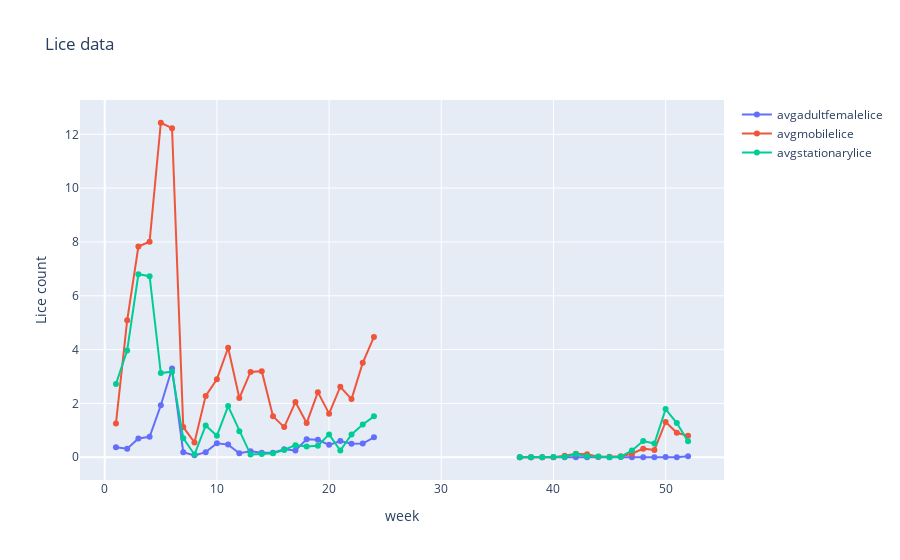

The code cell stored with this chart in its notebook:
### Code cell
cols = ['avgadultfemalelice', 'avgmobilelice', 'avgstationarylice']

# Create a plotly graph to plot the three columns in same plot. Use lineplot. Make it nice. Use lice_data

# Path: graph_nb.ipynb
import plotly.graph_objects as go
import plotly.express as px
import pandas as pd

fig = go.Figure()

for col in cols:
    fig.add_trace(go.Scatter(x=lice_data['week'], y=lice_data[col], name=col, mode = 'lines+markers'))

fig.update_layout(title='Lice data', xaxis_title='week', yaxis_title='Lice count')
fig.show()

### Figure 1 — Plotly figure (JSON) as saved in the notebook; plotly's stock layout.template omitted (floating-point values rounded to 4 significant figures)
{"data": [{"mode": "lines+markers", "name": "avgadultfemalelice", "type": "scatter", "x": [1, 2, 3, 4, 5, 6, 7, 8, 9, 10, 11, 12, 13, 14, 15, 16, 17, 18, 19, 20, 21, 22, 23, 24, 25, 26, 27, 28, 29, 30, 31, 32, 33, 34, 35, 36, 37, 38, 39, 40, 41, 42, 43, 44, 45, 46, 47, 48, 49, 50, 51, 52], "y": [0.37, 0.32, 0.7, 0.76, 1.93, 3.3, 0.19, 0.07, 0.19, 0.52, 0.47, 0.15, 0.22, 0.17, 0.17, 0.3, 0.25, 0.67, 0.65, 0.46, 0.6, 0.5, 0.51, 0.74, null, null, null, null, null, null, null, null, null, null, null, null, 0, 0, 0, 0, 0, 0, 0, 0.01, 0, 0.01, 0, 0, 0, 0.01, 0, 0.04]}, {"mode": "lines+markers", "name": "avgmobilelice", "type": "scatter", "x": [1, 2, 3, 4, 5, 6, 7, 8, 9, 10, 11, 12, 13, 14, 15, 16, 17, 18, 19, 20, 21, 22, 23, 24, 25, 26, 27, 28, 29, 30, 31, 32, 33, 34, 35, 36, 37, 38, 39, 40, 41, 42, 43, 44, 45, 46, 47, 48, 49, 50, 51, 52], "y": [1.25, 5.09, 7.83, 8.01, 12.43, 12.23, 1.12, 0.55, 2.28, 2.9, 4.07, 2.2, 3.17, 3.2, 1.52, 1.12, 2.05, 1.27, 2.42, 1.62, 2.62, 2.16, 3.51, 4.47, null, null, null, null, null, null, null, null, null, null, null, null, 0, 0, 0, 0, 0.06, 0.13, 0.11, 0.02, 0.02, 0.04, 0.13, 0.32, 0.27, 1.31, 0.91, 0.8]}, {"mode": "lines+markers", "name": "avgstationarylice", "type": "scatter", "x": [1, 2, 3, 4, 5, 6, 7, 8, 9, 10, 11, 12, 13, 14, 15, 16, 17, 18, 19, 20, 21, 22, 23, 24, 25, 26, 27, 28, 29, 30, 31, 32, 33, 34, 35, 36, 37, 38, 39, 40, 41, 42, 43, 44, 45, 46, 47, 48, 49, 50, 51, 52], "y": [2.72, 3.97, 6.8, 6.73, 3.13, 3.18, 0.71, 0.1, 1.18, 0.8, 1.9, 0.97, 0.1, 0.12, 0.15, 0.27, 0.45, 0.4, 0.43, 0.85, 0.25, 0.85, 1.22, 1.52, null, null, null, null, null, null, null, null, null, null, null, null, 0, 0, 0, 0.01, 0.02, 0.12, 0.04, 0.03, 0, 0.02, 0.25, 0.6, 0.51, 1.79, 1.27, 0.59]}], "layout": {"title": {"text": "Lice data"}, "xaxis": {"title": {"text": "week"}}, "yaxis": {"title": {"text": "Lice count"}}}}
